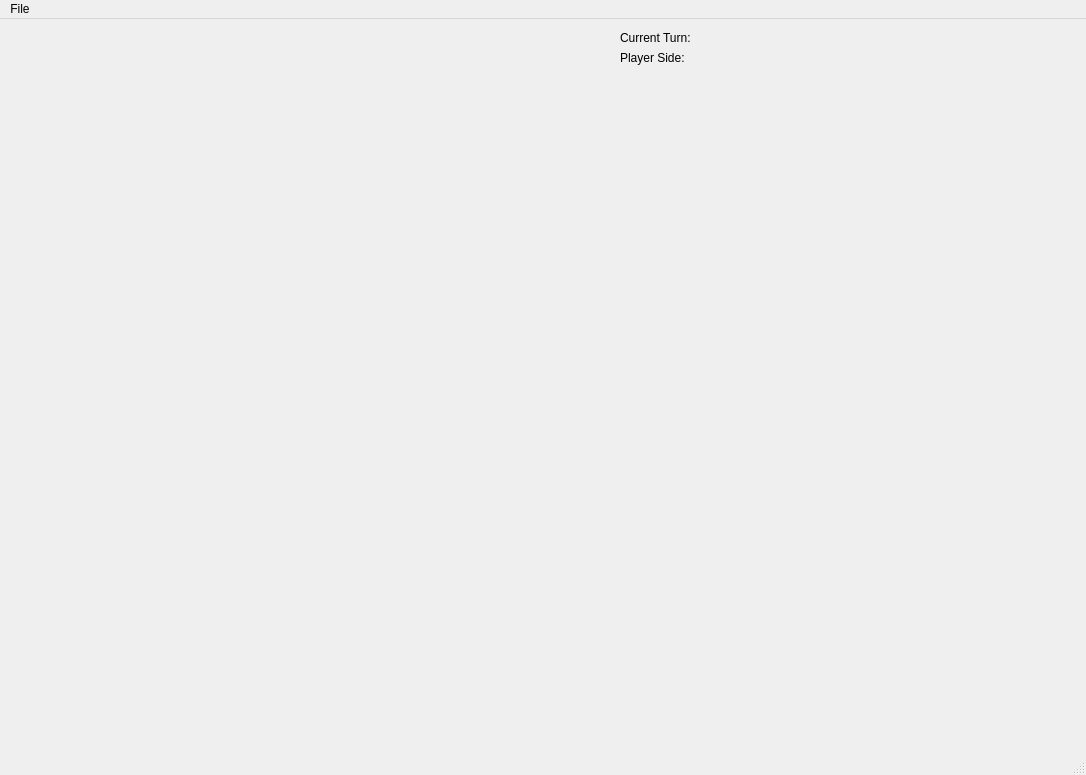
<?xml version="1.0" encoding="UTF-8"?>
<ui version="4.0">
 <class>MainWindow</class>
 <widget class="QMainWindow" name="MainWindow">
  <property name="geometry">
   <rect>
    <x>0</x>
    <y>0</y>
    <width>1086</width>
    <height>775</height>
   </rect>
  </property>
  <property name="windowTitle">
   <string>MainWindow</string>
  </property>
  <widget class="QWidget" name="centralwidget">
   <widget class="Board" name="board" native="true">
    <property name="geometry">
     <rect>
      <x>10</x>
      <y>10</y>
      <width>600</width>
      <height>600</height>
     </rect>
    </property>
   </widget>
   <widget class="QWidget" name="layoutWidget">
    <property name="geometry">
     <rect>
      <x>620</x>
      <y>10</y>
      <width>451</width>
      <height>18</height>
     </rect>
    </property>
    <layout class="QHBoxLayout" name="horizontalLayout_2">
     <item>
      <widget class="QLabel" name="label_2">
       <property name="text">
        <string>Current Turn:</string>
       </property>
      </widget>
     </item>
     <item>
      <widget class="QLabel" name="currentTurnLabel">
       <property name="text">
        <string/>
       </property>
      </widget>
     </item>
    </layout>
   </widget>
   <widget class="QWidget" name="">
    <property name="geometry">
     <rect>
      <x>620</x>
      <y>30</y>
      <width>451</width>
      <height>18</height>
     </rect>
    </property>
    <layout class="QHBoxLayout" name="horizontalLayout">
     <item>
      <widget class="QLabel" name="label_3">
       <property name="text">
        <string>Player Side:</string>
       </property>
      </widget>
     </item>
     <item>
      <widget class="QLabel" name="playerSideLabel">
       <property name="text">
        <string/>
       </property>
      </widget>
     </item>
    </layout>
   </widget>
  </widget>
  <widget class="QMenuBar" name="menubar">
   <property name="geometry">
    <rect>
     <x>0</x>
     <y>0</y>
     <width>1086</width>
     <height>22</height>
    </rect>
   </property>
   <widget class="QMenu" name="menuFile">
    <property name="title">
     <string>File</string>
    </property>
    <addaction name="actionNew_Game"/>
    <addaction name="actionSave_Game"/>
   </widget>
   <addaction name="menuFile"/>
  </widget>
  <widget class="QStatusBar" name="statusbar"/>
  <action name="actionNew_Game">
   <property name="text">
    <string>New Game</string>
   </property>
   <property name="shortcut">
    <string>Alt+N</string>
   </property>
  </action>
  <action name="actionSave_Game">
   <property name="text">
    <string>Save Game</string>
   </property>
   <property name="shortcut">
    <string>Alt+S</string>
   </property>
  </action>
 </widget>
 <customwidgets>
  <customwidget>
   <class>Board</class>
   <extends>QWidget</extends>
   <header>board.h</header>
   <container>1</container>
   <slots>
    <signal>onUserMove(int,int,int,int)</signal>
    <signal>onCurrentTurnChanged(int)</signal>
   </slots>
  </customwidget>
 </customwidgets>
 <resources/>
 <connections>
  <connection>
   <sender>actionNew_Game</sender>
   <signal>triggered()</signal>
   <receiver>MainWindow</receiver>
   <slot>onNewGame()</slot>
   <hints>
    <hint type="sourcelabel">
     <x>-1</x>
     <y>-1</y>
    </hint>
    <hint type="destinationlabel">
     <x>542</x>
     <y>387</y>
    </hint>
   </hints>
  </connection>
  <connection>
   <sender>actionSave_Game</sender>
   <signal>triggered()</signal>
   <receiver>MainWindow</receiver>
   <slot>onSaveGame()</slot>
   <hints>
    <hint type="sourcelabel">
     <x>-1</x>
     <y>-1</y>
    </hint>
    <hint type="destinationlabel">
     <x>542</x>
     <y>387</y>
    </hint>
   </hints>
  </connection>
  <connection>
   <sender>board</sender>
   <signal>onUserMove(int,int,int,int)</signal>
   <receiver>MainWindow</receiver>
   <slot>onUserMove(int,int,int,int)</slot>
   <hints>
    <hint type="sourcelabel">
     <x>532</x>
     <y>160</y>
    </hint>
    <hint type="destinationlabel">
     <x>741</x>
     <y>211</y>
    </hint>
   </hints>
  </connection>
  <connection>
   <sender>board</sender>
   <signal>onCurrentTurnChanged(int)</signal>
   <receiver>MainWindow</receiver>
   <slot>onCurrentTurnChanged(int)</slot>
   <hints>
    <hint type="sourcelabel">
     <x>443</x>
     <y>312</y>
    </hint>
    <hint type="destinationlabel">
     <x>713</x>
     <y>311</y>
    </hint>
   </hints>
  </connection>
 </connections>
 <slots>
  <slot>onNewGame()</slot>
  <slot>onSaveGame()</slot>
  <slot>onUserMove(int,int,int,int)</slot>
  <slot>onCurrentTurnChanged(int)</slot>
 </slots>
</ui>
